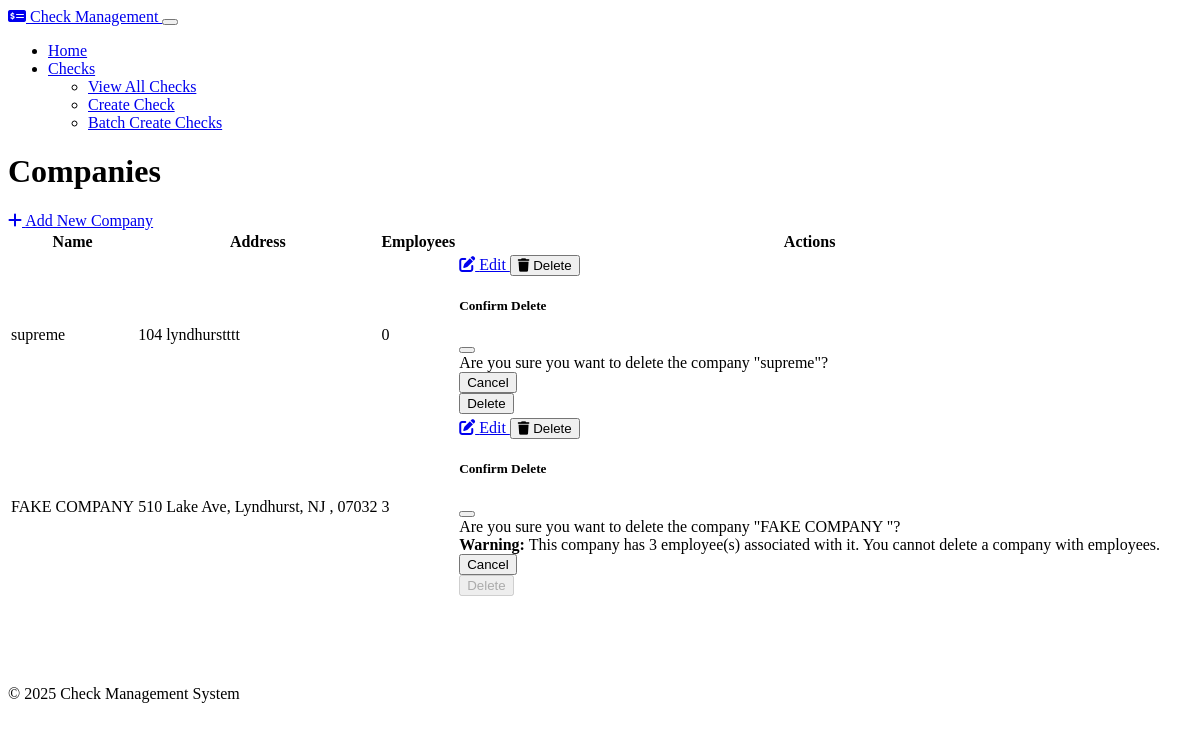
/companies, run on an earlier commit of the app's database.
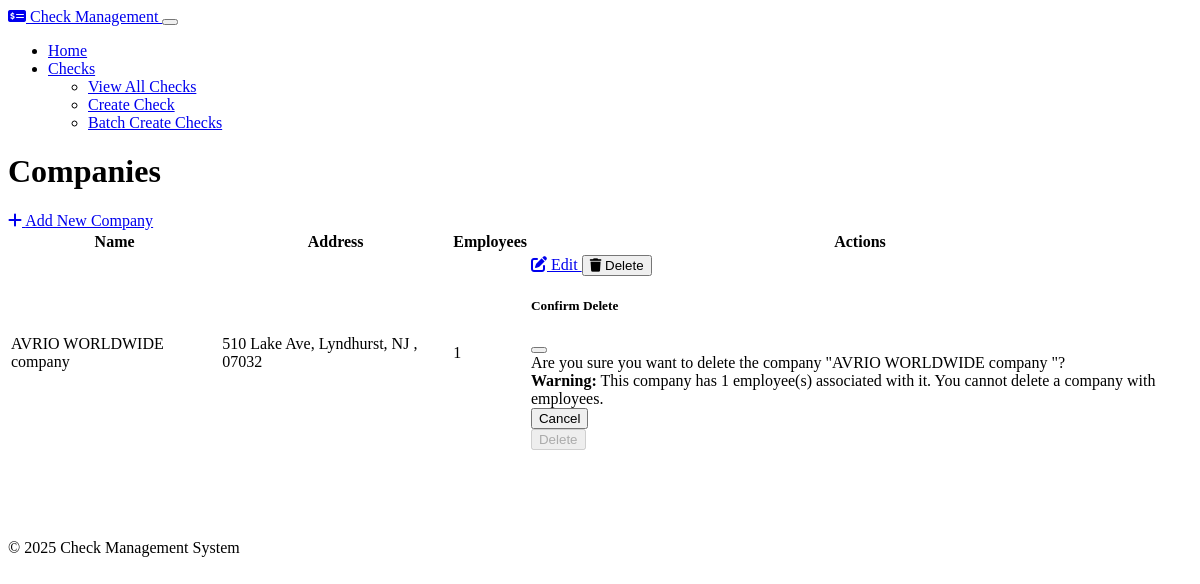
And on a later commit of the database.
### models.py (models this page shows, shortened)
class Company(db.Model):
    id = db.Column(db.Integer, primary_key=True)
    name = db.Column(db.String(100), nullable=False)
    address = db.Column(db.String(200), nullable=False)
    logo = db.Column(db.Text, nullable=True)  # Store as base64 encoded string
    default_bank_id = db.Column(db.Integer, db.ForeignKey('bank.id'), nullable=True)
    employees = db.relationship('Employee', backref='company', lazy=True, cascade="all, delete-orphan")
    checks = db.relationship('Check', backref='company', lazy=True, cascade="all, delete-orphan")
    clients = db.relationship('CompanyClient', backref='company', lazy=True, cascade="all, delete-orphan")
    default_bank = db.relationship('Bank', backref='companies')

### routes.py (the view)
    @app.route('/companies')
    def companies_index():
        companies = Company.query.all()
        return render_template('companies/index.html', companies=companies)

### templates/companies/index.html
{% extends 'layout.html' %}
{% block content %}
<div class="d-flex justify-content-between align-items-center mb-4">
    <h1>Companies</h1>
    <a href="{{ url_for('companies_create') }}" class="btn btn-primary">
        <i class="fas fa-plus me-1"></i> Add New Company
    </a>
</div>
{% if companies %}
    <div class="table-responsive">
        <table class="table table-hover">
            <thead>
                <tr>
                    <th>Name</th>
                    <th>Address</th>
                    <th>Employees</th>
                    <th>Actions</th>
                </tr>
            </thead>
            <tbody>
                {% for company in companies %}
                    <tr>
                        <td>{{ company.name }}</td>
                        <td>{{ company.address }}</td>
                        <td>{{ company.employees|length }}</td>
                        <td>
                            <div class="btn-group" role="group">
                                <a href="{{ url_for('companies_edit', id=company.id) }}" class="btn btn-sm btn-secondary">
                                    <i class="fas fa-edit"></i> Edit
                                </a>
                                <button type="button" class="btn btn-sm btn-danger" data-bs-toggle="modal" data-bs-target="#deleteModal{{ company.id }}">
                                    <i class="fas fa-trash"></i> Delete
                                </button>
                            </div>
                            <div class="modal fade" id="deleteModal{{ company.id }}" tabindex="-1" aria-labelledby="deleteModalLabel{{ company.id }}" aria-hidden="true">
                                <div class="modal-dialog">
                                    <div class="modal-content">
                                        <div class="modal-header">
                                            <h5 class="modal-title" id="deleteModalLabel{{ company.id }}">Confirm Delete</h5>
                                            <button type="button" class="btn-close" data-bs-dismiss="modal" aria-label="Close"></button>
                                        </div>
                                        <div class="modal-body">
                                            Are you sure you want to delete the company "{{ company.name }}"?
                                            {% if company.employees %}
                                                <div class="alert alert-warning mt-2">
                                                    <strong>Warning:</strong> This company has {{ company.employees|length }} employee(s) associated with it. You cannot delete a company with employees.
                                                </div>
                                            {% endif %}
                                        </div>
                                        <div class="modal-footer">
                                            <button type="button" class="btn btn-secondary" data-bs-dismiss="modal">Cancel</button>
                                            <form action="{{ url_for('companies_delete', id=company.id) }}" method="post">
                                                <button type="submit" class="btn btn-danger" {% if company.employees %}disabled{% endif %}>Delete</button>
                                            </form>
                                        </div>
                                    </div>
                                </div>
                            </div>
                        </td>
                    </tr>
                {% endfor %}
            </tbody>
        </table>
    </div>
{% else %}
    <div class="alert alert-info">
        <i class="fas fa-info-circle me-2"></i> No companies found. Please add a company to get started.
    </div>
{% endif %}
{% endblock %}

What changed in the data, as far as the page shows it:
removed Company: name "FAKE COMPANY", address "510 Lake Ave, Lyndhurst, NJ , 07032", employees|length "3"
changed Company: name "supreme" → "AVRIO WORLDWIDE company"; address "104 lyndhurstttt" → "510 Lake Ave, Lyndhurst, NJ , 07032"; employees|length "0" → "1"; employees|length (not shown) → "1"
